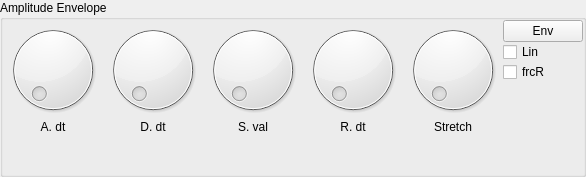
    <widget class="GroupBox" name="amplitudeEnvelope">
     <property name="title">
      <string>Amplitude Envelope</string>
     </property>
     <property name="controlId" stdset="0">
      <string>AMPLITUDE_ENVELOPE</string>
     </property>
     <layout class="QGridLayout" name="gridLayout_2">
      <property name="margin">
       <number>0</number>
      </property>
      <property name="spacing">
       <number>0</number>
      </property>
      <item row="0" column="0">
       <widget class="Dial" name="a_dt">
        <property name="sizePolicy">
         <sizepolicy hsizetype="Preferred" vsizetype="Preferred">
          <horstretch>0</horstretch>
          <verstretch>0</verstretch>
         </sizepolicy>
        </property>
        <property name="controlId" stdset="0">
         <string>A_dt</string>
        </property>
       </widget>
      </item>
      <item row="0" column="1">
       <widget class="Dial" name="d_dt">
        <property name="sizePolicy">
         <sizepolicy hsizetype="Preferred" vsizetype="Preferred">
          <horstretch>0</horstretch>
          <verstretch>0</verstretch>
         </sizepolicy>
        </property>
        <property name="controlId" stdset="0">
         <string>D_dt</string>
        </property>
       </widget>
      </item>
      <item row="0" column="2">
       <widget class="Dial" name="s_val">
        <property name="sizePolicy">
         <sizepolicy hsizetype="Preferred" vsizetype="Preferred">
          <horstretch>0</horstretch>
          <verstretch>0</verstretch>
         </sizepolicy>
        </property>
        <property name="controlId" stdset="0">
         <string>S_val</string>
        </property>
       </widget>
      </item>
      <item row="0" column="3">
       <widget class="Dial" name="r_dt">
        <property name="sizePolicy">
         <sizepolicy hsizetype="Preferred" vsizetype="Preferred">
          <horstretch>0</horstretch>
          <verstretch>0</verstretch>
         </sizepolicy>
        </property>
        <property name="controlId" stdset="0">
         <string>R_dt</string>
        </property>
       </widget>
      </item>
      <item row="0" column="4">
       <widget class="Dial" name="stretch">
        <property name="sizePolicy">
         <sizepolicy hsizetype="Preferred" vsizetype="Preferred">
          <horstretch>0</horstretch>
          <verstretch>0</verstretch>
         </sizepolicy>
        </property>
        <property name="controlId" stdset="0">
         <string>env_stretch</string>
        </property>
       </widget>
      </item>
      <item row="1" column="0">
       <widget class="QLabel" name="label_31">
        <property name="text">
         <string>A. dt</string>
        </property>
        <property name="alignment">
         <set>Qt::AlignCenter</set>
        </property>
       </widget>
      </item>
      <item row="1" column="1">
       <widget class="QLabel" name="label_32">
        <property name="text">
         <string>D. dt</string>
        </property>
        <property name="alignment">
         <set>Qt::AlignCenter</set>
        </property>
       </widget>
      </item>
      <item row="1" column="2">
       <widget class="QLabel" name="label_33">
        <property name="text">
         <string>S. val</string>
        </property>
        <property name="alignment">
         <set>Qt::AlignCenter</set>
        </property>
       </widget>
      </item>
      <item row="1" column="3">
       <widget class="QLabel" name="label_34">
        <property name="text">
         <string>R. dt</string>
        </property>
        <property name="alignment">
         <set>Qt::AlignCenter</set>
        </property>
       </widget>
      </item>
      <item row="1" column="4">
       <widget class="QLabel" name="label_35">
        <property name="text">
         <string>Stretch</string>
        </property>
        <property name="alignment">
         <set>Qt::AlignCenter</set>
        </property>
       </widget>
      </item>
      <item row="0" column="5" rowspan="2">
       <widget class="QWidget" name="widget_2" native="true">
        <layout class="QVBoxLayout" name="verticalLayout">
         <property name="spacing">
          <number>0</number>
         </property>
         <property name="margin">
          <number>0</number>
         </property>
         <item>
          <widget class="QPushButton" name="pushButton_5">
           <property name="text">
            <string>Env</string>
           </property>
          </widget>
         </item>
         <item>
          <widget class="CheckBox" name="checkBox">
           <property name="text">
            <string>Lin</string>
           </property>
           <property name="controlId" stdset="0">
            <string>LinearEnvelope</string>
           </property>
          </widget>
         </item>
         <item>
          <widget class="CheckBox" name="checkBox_7">
           <property name="text">
            <string>frcR</string>
           </property>
           <property name="controlId" stdset="0">
            <string>forced_release</string>
           </property>
          </widget>
         </item>
         <item>
          <spacer name="verticalSpacer_15">
           <property name="orientation">
            <enum>Qt::Vertical</enum>
           </property>
           <property name="sizeHint" stdset="0">
            <size>
             <width>20</width>
             <height>40</height>
            </size>
           </property>
          </spacer>
         </item>
        </layout>
       </widget>
      </item>
      <item row="2" column="3">
       <spacer name="verticalSpacer_4">
        <property name="orientation">
         <enum>Qt::Vertical</enum>
        </property>
        <property name="sizeHint" stdset="0">
         <size>
          <width>20</width>
          <height>40</height>
         </size>
        </property>
       </spacer>
      </item>
     </layout>
    </widget>
